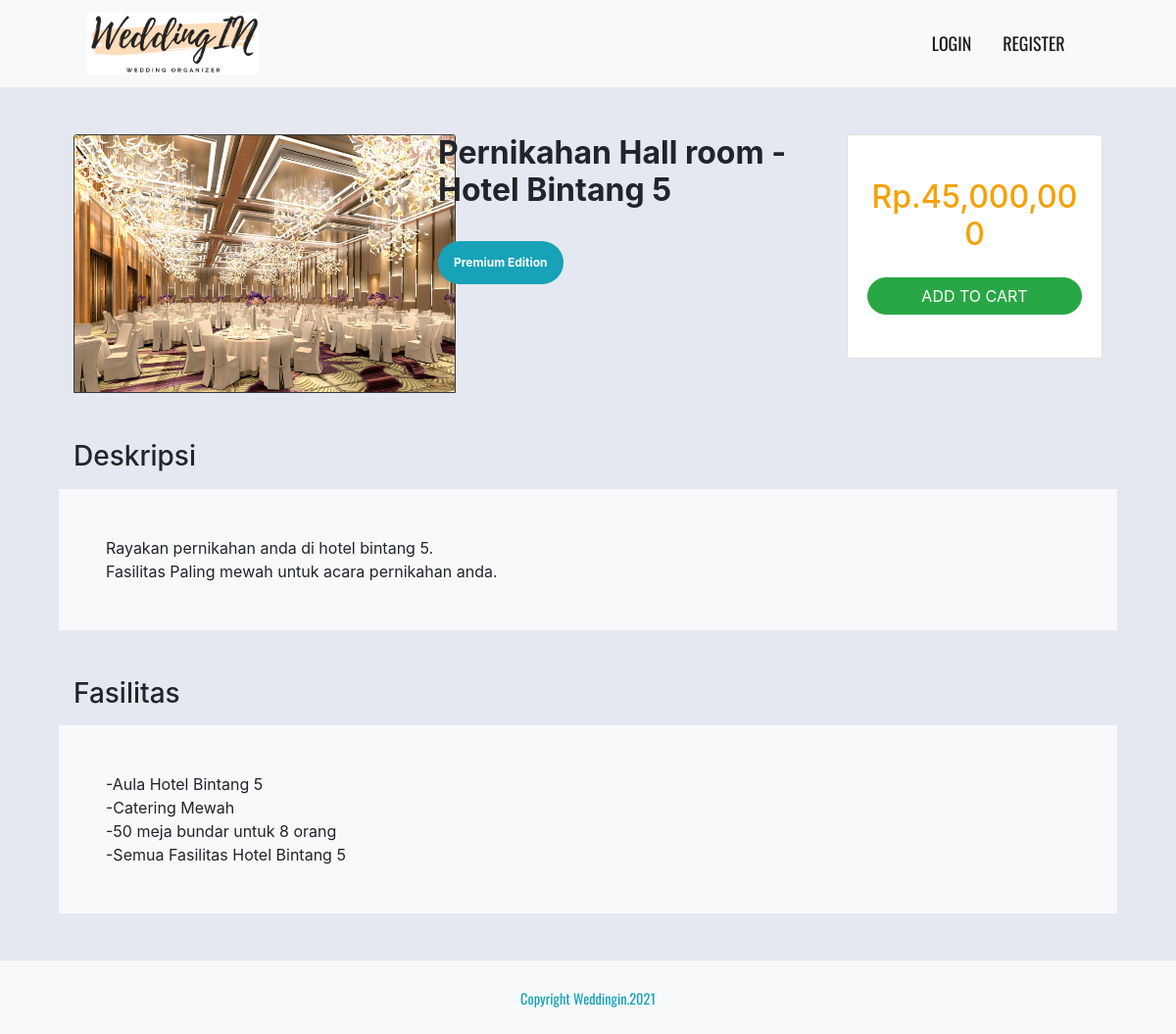
The app's page /home/detail/16 with its own data.
### tables this page shows
CREATE TABLE `products` (
  `id` int(11) NOT NULL,
  `name` varchar(100) NOT NULL,
  `price` int(11) NOT NULL,
  `edition` enum('reguler','premium') NOT NULL,
  `image` varchar(255) NOT NULL,
  `description` text NOT NULL,
  `fasilitas` text NOT NULL
);

### application/controllers/Home.php (called while the page is built, shortened)
<?php
class Home extends CI_Controller {
	public function __construct()
	{
		$this->load->model('home_model', 'home');
		$this->load->library('form_validation');
	}
	public function detail($id)
	{
		$data['title'] = 'Detail Product';
		$data['wedding']	= $this->home->getProductById($id);
		$data['page']	= 'pages/home/detail';
		$this->load->view('layouts/app', $data);
	}
}

### index.php (called while the page is built, shortened)
<?php
require_once BASEPATH.'core/CodeIgniter.php';

### application/models/Home_model.php (called while the page is built, shortened)
<?php
class Home_model extends CI_Model {
	public function getProductById($id)
	{
		return $this->db->get_where('products', ['id' => $id])->row_array();
	}
}

### application/views/pages/home/detail.php (the view, shortened to what this page needs)
<div class="container">
	<?php $this->load->view('layouts/_alert') ?>
	<div class="row mt-5">
		<div class="col">
			<img src="<?= base_url() ?>/images/product/<?= $wedding['image'] ?>" class="card-img-top border border-dark" alt="<?= $wedding['name'] ?>" style="width: 390px">
		</div>
		<div class="col-5 margin ml-5 pl-5">
			<h2 class="font-weight-bold"><?= $wedding['name'] ?></h2>
			<br>
			<h4 class="font-weight-bold h-1 badge badge-info badge-pill p-3"><?=  ucfirst($wedding['edition']) ?> Edition</h4>
		</div>
		<div class="col">
			<div class="card">
				<div class="card-body text-center">
					<h2 class="text-center text-warning price mt-4 mb-4">Rp.<?= number_format($wedding['price']); ?></h2>
					<form action="<?= base_url('cart/add') ?>" method="POST">
						<button type="submit" class="btn btn-large btn-success btn-block badge-pill mb-4">ADD TO CART</button>
					</form>
				</div>
			</div>
		</div>
	</div>
	<div class="row mt-5 mb-2">
		<div class="col">
			<h3 id="description">Deskripsi</h3>
		</div>
	</div>
	<div class="row">
		<div class="col bg-light p-5">
			<?= $wedding['description'] ?>
		</div>
	</div>
	<div class="row mt-5 mb-2">
		<div class="col">
			<h3>Fasilitas</h3>
		</div>
	</div>
	<div class="row">
		<div class="col bg-light p-5">
			<?= $wedding['fasilitas'] ?>
		</div>
	</div>
</div>
<?php $this->load->view('layouts/_footer') ?>

### application/views/layouts/app.php (shortened to what this page needs)
<!DOCTYPE html>
<html lang="en">
<head>
   <link rel="stylesheet" href="<?= base_url() ?>/assets/vendors/bootstrap/css/bootstrap.min.css">
	<link rel="stylesheet" href="<?= base_url() ?>/assets/vendors/fontawesome/css/all.min.css">
   <link rel="stylesheet" href="<?= base_url() ?>/assets/vendors/summernote/dist/summernote-bs4.css">
   <link rel="stylesheet" href="<?= base_url() ?>/assets/css/style.css">
</head>
<body>
	<?php $this->load->view('layouts/_navbar') ?>
	<?php $this->load->view($page) ?>
</body>
</html>

### application/views/layouts/_navbar.php
<nav class="navbar navbar-expand-lg navbar-light bg-light">
	<div class="container">
		<a class="navbar-brand" href="<?= base_url('home') ?>">
			<img src="<?= base_url() ?>/images/logo/weddingin.png" width="35%" class="d-inline-block align-top" alt="logo" loading="lazy">
		</a>
		<div class="collapse navbar-collapse" id="navbarNavAltMarkup">
			<div class="navbar-nav ml-auto">
				<?php if($this->session->login == TRUE) : ?>
					<?php if($this->session->userdata('role') == 2) : ?>
						<a class="nav-item nav-link mr-4 active" href="<?= base_url('cart') ?>">
							<i class="fas fa-shopping-cart"></i>
						</a>
						<li class="nav-item dropdown active">
							<a class="nav-link dropdown-toggle mr-3" href="#" id="navbarDropdown" role="button" data-toggle="dropdown" aria-haspopup="true" aria-expanded="false">
								<i class="fas fa-user"></i>
							</a>
							<div class="dropdown-menu" aria-labelledby="navbarDropdown">
								<a class="dropdown-item" href="<?= base_url('profile') ?>">
									<i class="fas fa-user-cog"></i>
									Profile
								</a>
								<a class="dropdown-item" href="<?= base_url('myorder') ?>">
									<i class="fas fa-shopping-bag"></i>
									My Orders
								</a>
								<a class="dropdown-item" href="<?= base_url('profile/password') ?>">
									<i class="fas fa-key"></i>
									Change Password
								</a>
							<div class="dropdown-divider"></div>
								<a class="dropdown-item" href="<?= base_url('logout') ?>">
									<i class="fas fa-sign-out-alt"></i>
									Logout
								</a>
							</div>
						</li>
					<?php else : ?>
						<li class="nav-item dropdown">
							<a class="nav-link dropdown-toggle mr-3" href="#" id="navbarDropdownMenuLink" role="button" data-toggle="dropdown" aria-haspopup="true" aria-expanded="false">
								Manage
							</a>
							<div class="dropdown-menu" aria-labelledby="navbarDropdownMenuLink">
								<a class="dropdown-item" href="<?= base_url('product') ?>">Product</a>
								<a class="dropdown-item" href="<?= base_url('order') ?>">Order</a>
								<a class="dropdown-item" href="<?= base_url('user') ?>">Users</a>
								<a class="dropdown-item" href="<?= base_url('laporanorder') ?>">Report Orders</a>
							</div>
						</li>
						<li class="nav-item dropdown active">
							<a class="nav-link dropdown-toggle mr-3" href="#" id="navbarDropdown" role="button" data-toggle="dropdown" aria-haspopup="true" aria-expanded="false">
								<i class="fas fa-user"></i>
							</a>
							<div class="dropdown-menu" aria-labelledby="navbarDropdown">
								<a class="dropdown-item" href="<?= base_url('profile') ?>">
									<i class="fas fa-user-circle"></i>
									Profile
								</a>
								<a class="dropdown-item" href="<?= base_url('profile/password') ?>">
									<i class="fas fa-key"></i>
									Change Password
								</a>
								<div class="dropdown-divider"></div>
								<a class="dropdown-item" href="<?= base_url('logout') ?>">
									<i class="fas fa-sign-out-alt"></i>
									Logout
								</a>
							</div>
						</li>
					<?php endif ?>
				<?php else: ?>
					<a class="nav-item nav-link mr-3 active" href="<?= base_url('login') ?>">LOGIN</a>
					<a class="nav-item nav-link mr-3 active" href="<?= base_url('register') ?>">REGISTER</a>
				<?php endif ?>
			</div>
		</div>
	</div>
</nav>

### application/views/layouts/_footer.php
<footer class="footer mt-5">
	<nav class="navbar navbar-dark bg-light sticky-bottom">
		<div class="container d-flex justify-content-center">
			<div class="copyright text-info p-3">
				<small class="text-info p-3">Copyright Weddingin.2021</small> <br>
			</div>
		</div>
	</nav>
</footer>

### assets/css/style.css (style rules this page uses)
body { background-color: #e5e8f0; overflow-x: hidden; }
.container { max-width: 90%; }
.navbar { font-family: 'Oswald', sans-serif; font-size: 18px; }
.price { color: rgb(247, 161, 0) !important; }

### records on screen
products: image (picture), name "Pernikahan Hall room - Hotel Bintang 5", edition "Premium", price "45,000,000", description "Rayakan pernikahan anda di hotel bintang 5. Fasilitas Paling mewah untuk acara pernikahan anda.", fasilitas "-Aula Hotel Bintang 5 -Catering Mewah -50 meja bundar untuk 8 orang -Semua Fasilitas Hotel Bintang 5"
